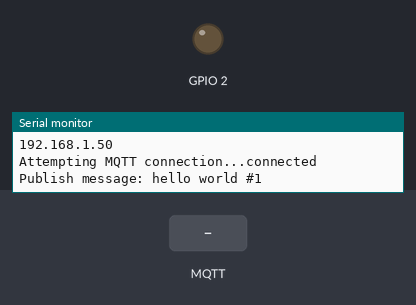
A sketch run on a simulated ESP32. Shown: output pins drawn as LEDs (lit = HIGH), the last lines printed to the serial monitor. The test bench sets the inputs (shaded band). WiFi joins after 1.5 s; servers stay silent unless stated; random numbers use the default seed unless the sketch sets one; no MQTT or app messages arrive unless stated.

Above: at 2.7 s.
2.8 s: MQTT message "0" arrives on the first subscribed topic
At 3.4 s:
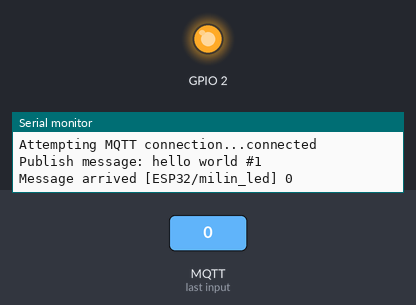
4.3 s: MQTT message "1" arrives on the first subscribed topic
At 5.5 s:
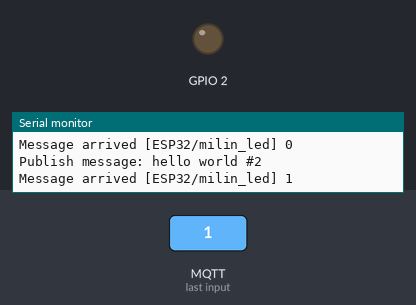
5.8 s: MQTT message "2" arrives on the first subscribed topic
At 6.8 s:
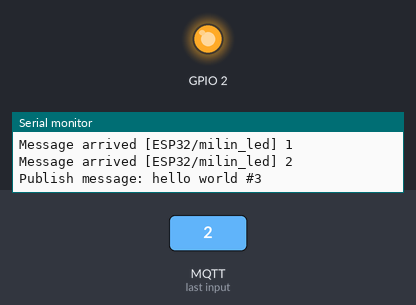
Timing chart, 0 to 8.8 s (numbered marks = the images above; inputs shaded):
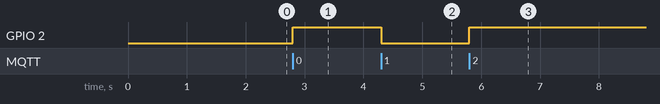

Measured:
- after the input at 2.8 s, GPIO 2: LOW → HIGH at once
- after the input at 4.3 s, GPIO 2: HIGH → LOW at once
- after the input at 5.8 s, GPIO 2: LOW → HIGH at once

The sketch:

pokusajMQTT.ino
```cpp
/*
 Basic ESP8266 MQTT example
 This sketch demonstrates the capabilities of the pubsub library in combination
 with the ESP8266 board/library.
 It connects to an MQTT server then:
  - publishes "hello world" to the topic "outTopic" every two seconds
  - subscribes to the topic "inTopic", printing out any messages
    it receives. NB - it assumes the received payloads are strings not binary
  - If the first character of the topic "inTopic" is an 1, switch ON the ESP Led,
    else switch it off
 It will reconnect to the server if the connection is lost using a blocking
 reconnect function. See the 'mqtt_reconnect_nonblocking' example for how to
 achieve the same result without blocking the main loop.
 To install the ESP8266 board, (using Arduino 1.6.4+):
  - Add the following 3rd party board manager under "File -> Preferences -> Additional Boards Manager URLs":
       http://arduino.esp8266.com/stable/package_esp8266com_index.json
  - Open the "Tools -> Board -> Board Manager" and click install for the ESP8266"
  - Select your ESP8266 in "Tools -> Board"
*/

#include <WiFi.h>
#include <PubSubClient.h>

// Update these with values suitable for your network.

const char* ssid = "prestige";
const char* password = "mikro1231";
const char* mqtt_server = "ues.edu.rs";

WiFiClient espClient;
PubSubClient client(espClient);
unsigned long lastMsg = 0;
#define MSG_BUFFER_SIZE  (50)
char msg[MSG_BUFFER_SIZE];
int value = 0;

void setup_wifi() {

  delay(10);
  // We start by connecting to a WiFi network
  Serial.println();
  Serial.print("Connecting to ");
  Serial.println(ssid);

  WiFi.mode(WIFI_STA);
  WiFi.begin(ssid, password);

  while (WiFi.status() != WL_CONNECTED) {
    delay(500);
    Serial.print(".");
  }

  randomSeed(micros());

  Serial.println("");
  Serial.println("WiFi connected");
  Serial.println("IP address: ");
  Serial.println(WiFi.localIP());
}

void callback(char* topic, byte* payload, unsigned int length) {
  Serial.print("Message arrived [");
  Serial.print(topic);
  Serial.print("] ");
  for (int i = 0; i < length; i++) {
    Serial.print((char)payload[i]);
  }
  Serial.println();

  // Switch on the LED if an 1 was received as first character
  if ((char)payload[0] == '1') {
    digitalWrite(BUILTIN_LED, LOW);   // Turn the LED on (Note that LOW is the voltage level
    // but actually the LED is on; this is because
    // it is active low on the ESP-01)
  } else {
    digitalWrite(BUILTIN_LED, HIGH);  // Turn the LED off by making the voltage HIGH
  }

}

void reconnect() {
  // Loop until we're reconnected
  while (!client.connected()) {
    Serial.print("Attempting MQTT connection...");
    // Create a random client ID
    String clientId = "ESP8266Client-";
    clientId += String(random(0xffff), HEX);
    // Attempt to connect
    if (client.connect(clientId.c_str())) {
      Serial.println("connected");
      // Once connected, publish an announcement...
      client.publish("outTopic", "hello world");
      // ... and resubscribe
      client.subscribe("ESP32/milin_led");
    } else {
      Serial.print("failed, rc=");
      Serial.print(client.state());
      Serial.println(" try again in 5 seconds");
      // Wait 5 seconds before retrying
      delay(5000);
    }
  }
}

void setup() {
  pinMode(BUILTIN_LED, OUTPUT);     // Initialize the BUILTIN_LED pin as an output
  Serial.begin(115200);
  setup_wifi();
  client.setServer(mqtt_server, 1883);
  client.setCallback(callback);
}

void loop() {

  if (!client.connected()) {
    reconnect();
  }
  client.loop();

  unsigned long now = millis();
  if (now - lastMsg > 2000) {
    lastMsg = now;
    ++value;
    snprintf (msg, MSG_BUFFER_SIZE, "hello world #%ld", value);
    Serial.print("Publish message: ");
    Serial.println(msg);
    client.publish("outTopic", msg);
  }
}
```
